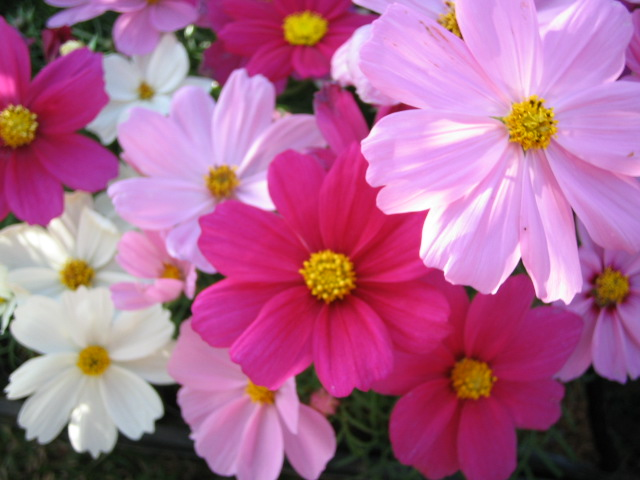
#> input picture training_imgs/flowers.jpg, 640 x 480 px
$ python '07_Computer Vision in Python.py'
#> lines starting #> are read from the running program, lines starting #| are printed output that depends on the picture; after the words box and inside, x2 and y2 are one past the last pixel; in counts of white or black regions, pixels touching at a corner belong together
# 1. Computer Vision
# 2. Images in Python
# 3. Computer Vision with Python - OpenCV vs Pillow
# 4. OpenCV - First Steps
import cv2
import matplotlib.pyplot as plt

# read an image
img = cv2.imread("training_imgs/flowers.jpg")
#> img is the input picture: shape (480, 640, 3); mean B, G, R 144.3, 103.5, 173.6

if img is None:
    print("Error: Could not read image.")
else:
    img_rgb = cv2.cvtColor(img, cv2.COLOR_BGR2RGB)

    plt.imshow(img_rgb)
    plt.axis('off')
    plt.show()

# Alternative 1 (only display; read has been done already):
import cv2

# Assume img is already read
cv2.imshow("image", img)
cv2.waitKey()  # waits until a key is pressed
cv2.destroyAllWindows()  # destroys the window displaying the image

# Alternative 2 (read and display):
from PIL import Image

# Read and display using PIL
im = Image.open("training_imgs/flowers.jpg")
im.show()

# Read and display using OpenCV
img = cv2.imread("training_imgs/flowers.jpg")

# Output the object type
print(type(img))
#| <class 'numpy.ndarray'>

# Output the data type
print(img.dtype)
#| uint8

# Output the array dimensions
print(img.shape)
#| (480, 640, 3)

# Display using OpenCV (Assuming img is already read)
cv2.imshow("image", img)
cv2.waitKey()  # waits until a key is pressed
cv2.destroyAllWindows()  # destroys the window displaying the image

# Read and display using PIL
im = Image.open("training_imgs/flowers.jpg")
im.show()

# Read using OpenCV
img = cv2.imread("training_imgs/flowers.jpg")

# Output the object type
print("Object type:", type(img))
#| Object type: <class 'numpy.ndarray'>

# Output the data type
print("Data type:", img.dtype)
#| Data type: uint8

# Output the array dimensions
print("Array dimensions:", img.shape)
#| Array dimensions: (480, 640, 3)

# Output the array size (number of elements in the array)
print("Array size:", img.size)
#| Array size: 921600

# Make a copy of the image
img_copy = img.copy()

# Save the copied image
cv2.imwrite("training_imgs/flowers_copy.jpg", img_copy)

# 5. Make Minor Changes to Images
import cv2
import matplotlib.pyplot as plt
from PIL import Image

# Display using OpenCV (Assuming img is already read)
cv2.imshow("image", img)
cv2.waitKey()  # waits until a key is pressed
cv2.destroyAllWindows()  # destroys the window displaying the image

# Read and display using PIL
im = Image.open("training_imgs/flowers.jpg")
im.show()

# Read using OpenCV
img = cv2.imread("training_imgs/flowers.jpg")

# Output the object type
print("Object type:", type(img))
#| Object type: <class 'numpy.ndarray'>

# Output the data type
print("Data type:", img.dtype)
#| Data type: uint8

# Output the array dimensions
print("Array dimensions:", img.shape)
#| Array dimensions: (480, 640, 3)

# Output the array size (number of elements in the array)
print("Array size:", img.size)
#| Array size: 921600

# Accessing individual pixels
# Output the color value of a pixel
pixel = img[0, 0]
#> pixel = [10, 18, 11]
print("Pixel at (0,0):", pixel)
#| Pixel at (0,0): [10 18 11]

# Take only one channel of a pixel
pixel_blue = img[50, 50, 0]
#> pixel_blue = 35
pixel_green = img[50, 50, 1]
#> pixel_green = 18
pixel_red = img[50, 50, 2]
#> pixel_red = 69
print("Pixel at (50,50) - Blue:", pixel_blue, "Green:", pixel_green, "Red:", pixel_red)
#| Pixel at (50,50) - Blue: 35 Green: 18 Red: 69

# Change the color value of a pixel
img_color = img.copy()
img_color[10, 10] = [255, 255, 255]
#> img_color: shape (480, 640, 3); under 0.01% of pixels changed, all inside (x1, y1, x2, y2) = (10, 10, 11, 11)

# Creating image sections
# Cut sections of an image
# Attention: the pixels of a section must be in the image.
# x from to, y from to (first height, then width)
img_part = img[200:300, 100:200]
plt.imshow(cv2.cvtColor(img_part, cv2.COLOR_BGR2RGB))
plt.title("Image Section")
plt.show()

# Changing image size
# Change an image size (number of pixels): smaller
img_resize_small = cv2.resize(img, (50, 50))
plt.imshow(cv2.cvtColor(img_resize_small, cv2.COLOR_BGR2RGB))
plt.title("Resized Image - Smaller")
plt.show()

# Change an image size (number of pixels): larger
img_resize_big = cv2.resize(img, (1000, 1000))
plt.imshow(cv2.cvtColor(img_resize_big, cv2.COLOR_BGR2RGB))
plt.title("Resized Image - Larger")
plt.show()

# Paint on the image: rectangle
img_to_draw_on_rectangle = img.copy()
cv2.rectangle(img_to_draw_on_rectangle,
              pt1=(370, 120),
              pt2=(450, 230),
              color=(0, 0, 255),
              thickness=5)
#> img_to_draw_on_rectangle: shape (480, 640, 3); 0.86% of pixels changed, all inside (x1, y1, x2, y2) = (367, 117, 454, 234)
plt.imshow(cv2.cvtColor(img_to_draw_on_rectangle, cv2.COLOR_BGR2RGB))
plt.title("Rectangle on Image")
plt.show()

# Paint on the image: circle
img_to_draw_on_circle = img.copy()
cv2.circle(img_to_draw_on_circle,
           center=(200, 100),
           radius=30,
           color=(0, 0, 0),
           thickness=10)
#> img_to_draw_on_circle: shape (480, 640, 3); 0.68% of pixels changed, all inside (x1, y1, x2, y2) = (165, 65, 236, 136)
plt.imshow(cv2.cvtColor(img_to_draw_on_circle, cv2.COLOR_BGR2RGB))
plt.title("Circle on Image")
plt.show()

# Write on the image
img_to_write_on = img.copy()
cv2.putText(img_to_write_on,
            text='I love python',
            org=(250, 200),
            fontFace=cv2.FONT_HERSHEY_DUPLEX,
            fontScale=1,
            color=(255, 255, 255),
            thickness=4,
            lineType=cv2.LINE_AA)
#> img_to_write_on: shape (480, 640, 3); 1.03% of pixels changed, all inside (x1, y1, x2, y2) = (251, 176, 459, 211)
plt.imshow(cv2.cvtColor(img_to_write_on, cv2.COLOR_BGR2RGB))
plt.title("Text on Image")
plt.show()

# 6. Colors in Images
# convert from BGR to RGB
img_BGR2RGB = cv2.cvtColor(img, cv2.COLOR_BGR2RGB)
plt.imshow(img_BGR2RGB)

# from RBG to black and white
img_grey = cv2.cvtColor(img, cv2.COLOR_BGR2GRAY)
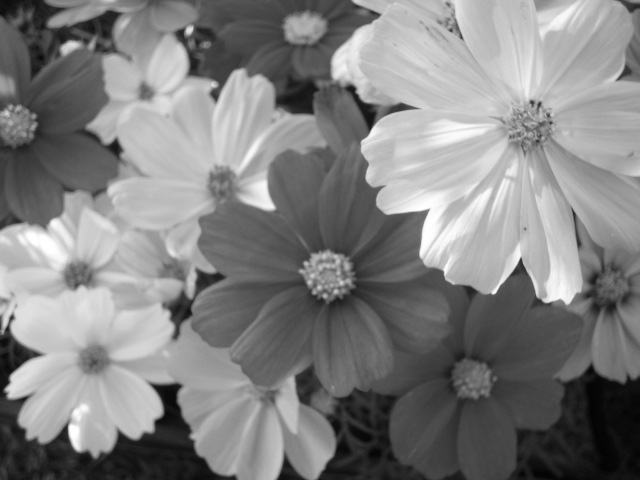
#> img_grey: shape (480, 640); min 2, max 255, mean 129.1
plt.imshow(img_grey, cmap = 'gray')

# 7. Changing Images
# Rotation
(h, w) = img.shape[:2]
#> h = 480; w = 640
center = (w / 2, h / 2)
#> center = (320, 240)
angle = 46
scale = 1.0
M = cv2.getRotationMatrix2D(center, angle, scale)
img_rotated = cv2.warpAffine(img, M, (w, h))
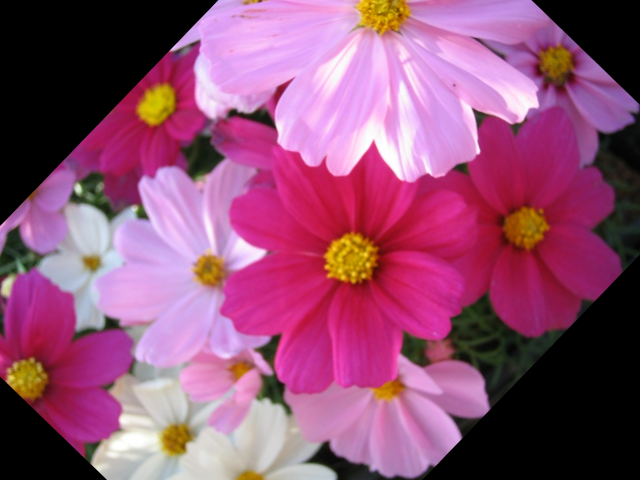
#> img_rotated: shape (480, 640, 3); mean B, G, R 115.5, 79.8, 144.5
plt.imshow(img_rotated)
plt.title('Rotated Image')
plt.show()
#> figure, not shown here; B, G, R data is drawn as R, G, B

# Reflection: horizontal
img_flip0 = cv2.flip(img, flipCode=0)
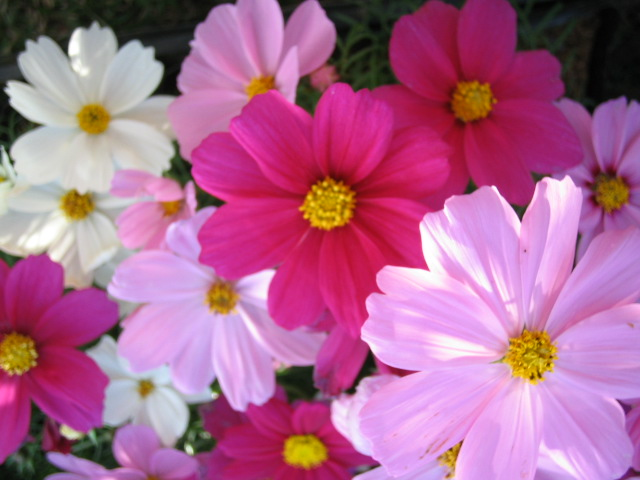
#> img_flip0: shape (480, 640, 3); mean B, G, R 144.3, 103.5, 173.6
plt.imshow(img_flip0)
plt.title('Horizontally Flipped Image')
plt.show()

# Reflection: vertical
img_flip1 = cv2.flip(img, flipCode=1)
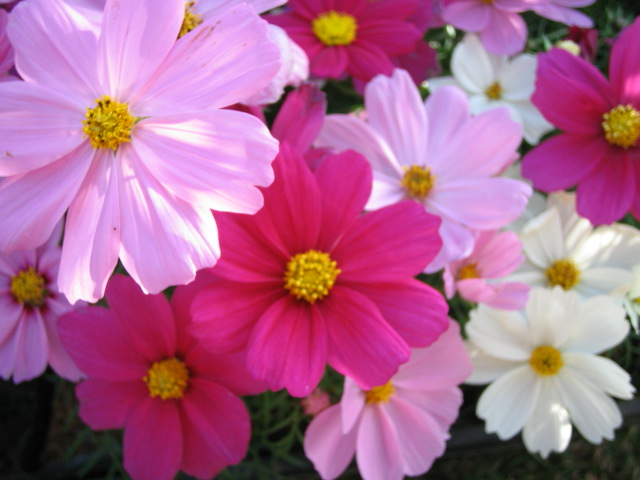
#> img_flip1: shape (480, 640, 3); mean B, G, R 144.3, 103.5, 173.6
plt.imshow(img_flip1)
plt.title('Vertically Flipped Image')
plt.show()

# Blurring: Kernel 7
kernel = 7
img_blurr7 = cv2.blur(img, ksize=(kernel, kernel))
plt.imshow(img_blurr7)
plt.title('Blurred Image with Kernel 7')
plt.show()

# Blurring: Kernel 11
kernel = 11
img_blurr11 = cv2.blur(img, ksize=(kernel, kernel))
plt.imshow(img_blurr11)
plt.title('Blurred Image with Kernel 11')
plt.show()

# Median Blurring
img_median_blur = cv2.medianBlur(img, ksize=7)
plt.imshow(img_median_blur)
plt.title('Median Blurred Image')
plt.show()

# Gaussian filtering
img_gaussian_blur = cv2.GaussianBlur(img, ksize=(7, 7), sigmaX=1.5)
plt.imshow(img_gaussian_blur)
plt.title('Gaussian Blurred Image')
plt.show()

# Bilateral Filtering
img_bilateral_filter = cv2.bilateralFilter(img, d=9, sigmaColor=75, sigmaSpace=75)
plt.imshow(img_bilateral_filter)
plt.title('Bilateral Filtered Image')
plt.show()

# Different kernels
# Erosion
kernel = cv2.getStructuringElement(cv2.MORPH_RECT, (5, 5))
img_eroded = cv2.erode(img, kernel, iterations=1)
plt.imshow(img_eroded)
plt.title('Eroded Image')
plt.show()

# Dilation
img_dilated = cv2.dilate(img, kernel, iterations=1)
plt.imshow(img_dilated)
plt.title('Dilated Image')
plt.show()


'''
Course: Machine Learning and Deep Learning with Python
SoSe 2024
LMU Munich, Department of Statistics
Exercise 7: Computer Vision Basics
'''

# pip install opencv-python
import numpy as np
import matplotlib
import matplotlib.pyplot as plt
import cv2
import pathlib

pathlib.Path('models').mkdir(parents=True, exist_ok=True)
pathlib.Path('plots').mkdir(parents=True, exist_ok=True)

###############################################################################
# If you obtain the error message:
# QObject::moveToThread: Current thread (0x31a16f0) is not the object's thread (0x2eaf780).
# Cannot move to target thread (0x31a16f0)
#
# qt.qpa.plugin: Could not load the Qt platform plugin "xcb" in "/home/feurerm/sync_dir/teaching/2023_SoSe_Python/miniconda/envs/lecturepython/lib/python3.11/site-packages/cv2/qt/plugins" even though it was found.
# This application failed to start because no Qt platform plugin could be initialized. Reinstalling the application may fix this problem.
#
# Please try one the following two alternative backends for displaying figures
# in Python:
# matplotlib.use("TKAgg")
# This require TKInter
# matplotlib.use("WebAgg")
# This requires the package `tornado`
#
###############################################################################

# %% ------------------------------------------------------------------------------------
# BLOCK 1: Reading and Displaying Images
# --------------------------------------
print('#' * 50)
print('########## Reading and Displaying Images ##########')
print('#' * 50)

# %% ------------------------------------------------------------------------------------
# EX01: Read the image 'data/flowers.jpg' using cv2.imread()
print('---------- EX-01 ----------')

img = cv2.imread('training_imgs/flowers.jpg')

# %% ------------------------------------------------------------------------------------
# EX02: Show the image in the console. To this end, use plt.imshow()
print('---------- EX-02 ----------')

plt.imshow(img)
plt.show()

# %% ------------------------------------------------------------------------------------
# EX03: How is the image represented in Python?
# Output the object type and the data type of the image
print('---------- EX-03 ----------')

img_type = type(img)
img_dtype = img.dtype

# It is a NumPy array with integers => we can use everything we learned in the NumPy lecture!

# %% ------------------------------------------------------------------------------------
# EX04: Output the image dimensions
print('---------- EX-04 ----------')

img_shape = img.shape
#> img_shape = (480, 640, 3)
print(img_shape)
#| (480, 640, 3)

# %% ------------------------------------------------------------------------------------
# EX05: Output the size of the image's array
print('---------- EX-05 ----------')

img_size = img.size
#> img_size = 921600
print(img_size)
#| 921600

# %% ------------------------------------------------------------------------------------
# EX06: Make a copy of the image
print('---------- EX-06 ----------')

img_copy = img.copy()
print(img_copy)
#> (printed output is left out)

# %% ------------------------------------------------------------------------------------
# BLOCK 2: Small Changes on Images
# --------------------------------
print('#' * 50)
print('########## Small Changes on Images ##########')
print('#' * 50)

# %% ------------------------------------------------------------------------------------
# EX01: Output the three color values of an arbitrary pixel
print('---------- EX-01 ----------')

pixel = img[50, 50]
#> pixel = [35, 18, 69]
print(pixel)
#| [35 18 69]

# %% ------------------------------------------------------------------------------------
# EX02: Output the blue value of the same pixel
# Note: cv2 shows BGR by default
print('---------- EX-02 ----------')

pixel_blue = img[50, 50, 0]
print(pixel_blue)
#| 35

# %% ------------------------------------------------------------------------------------
# EX03: Change the color values of an arbitrary pixel and output the new values
# You can view the modified image
# Make sure to not change the original image!
# Note: color values are whole numbers from 0 up to and including 255
# (8 bit = integer). (0,0,0) is black, (255, 255, 255) is white.
print('---------- EX-03 ----------')

img_color = img.copy()
img_color[100, 100] = [255, 255, 255]
#> img_color: shape (480, 640, 3); under 0.01% of pixels changed, all inside (x1, y1, x2, y2) = (100, 100, 101, 101)
img_color[100, 100]
plt.imshow(img_color)
plt.show()

# %% ------------------------------------------------------------------------------------
# EX04: Cut out part of the image and display the partition in the console
print('---------- EX-04 ----------')

part = img[273:333, 100:160]
plt.imshow(part)
plt.show()

# %% ------------------------------------------------------------------------------------
# EX05: Change the size (i.e., the number of pixels) of the image with cv2.resize()
# and display the resized image in the console
print('---------- EX-05 ----------')

resize = cv2.resize(img, (500, 500))
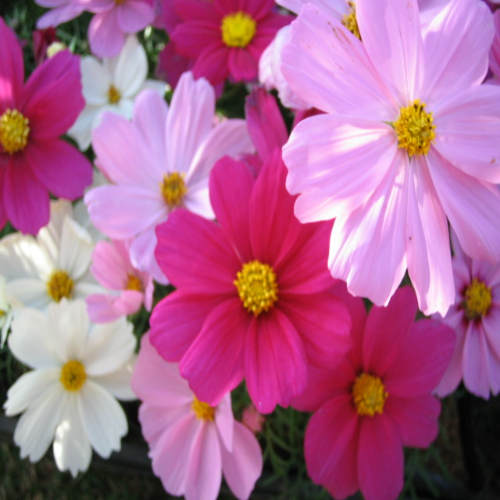
#> resize: shape (500, 500, 3); mean B, G, R 144.2, 103.4, 173.5
plt.imshow(resize)
plt.show()

# %% ------------------------------------------------------------------------------------
# EX06: Writing / Painting something on the image:
# Use cv2.rectangle() to draw a rectangle on the image in an arbitrary color.
# Note: The rectangle should march the image dimensions
# Make sure to not change the original image!
print('---------- EX-06 ----------')

img_to_draw_on = img.copy()
cv2.rectangle(img_to_draw_on,
              pt1=(370, 120),
              pt2=(450, 230),
              color=(255, 0, 0),
              thickness=5)
plt.imshow(img_to_draw_on)
plt.show()

# %% ------------------------------------------------------------------------------------
# EX07: Draw a circle on the image with cv2.circle().
# Note: The circle should match the image dimensions
print('---------- EX-07 ----------')

cv2.circle(img_to_draw_on,
           center=(200, 100),
           radius=30,
           color=(0, 255, 0),
           thickness=5)
plt.imshow(img_to_draw_on)
plt.show()

# %% ------------------------------------------------------------------------------------
# EX08: Write a text on the image with cv2.putText() in an arbitrary color.
print('---------- EX-08 ----------')

cv2.putText(img_to_draw_on,
            text='I love python',
            org=(50, 200),
            fontFace=cv2.FONT_HERSHEY_DUPLEX,
            fontScale=1,
            color=(0, 255, 255),
            thickness=4,
            lineType=cv2.LINE_AA)
plt.imshow(img_to_draw_on)
plt.show()

# %% ------------------------------------------------------------------------------------
# BLOCK 3: Color Spaces
# ---------------------
print('#' * 50)
print('########## Color Spaces ##########')
print('#' * 50)

# %% ------------------------------------------------------------------------------------
# EX01: Change the image from BGR to RGB and check the result
print('---------- EX-01 ----------')

img_rgb = cv2.cvtColor(img, cv2.COLOR_BGR2RGB)
plt.imshow(img_rgb)
plt.show()

# %% ------------------------------------------------------------------------------------
# EX02: Change the image to black and white and check the result
print('---------- EX-02 ----------')

img_gray = cv2.cvtColor(img, cv2.COLOR_BGR2GRAY)
plt.imshow(img_gray, cmap='gray')
plt.show()

# %% ------------------------------------------------------------------------------------
# BLOCK 4: Flipping, Rotating, and Blurring
# -----------------------------------------
print('#' * 50)
print('########## Flipping, Rotating, and Blurring ##########')
print('#' * 50)

# %% ------------------------------------------------------------------------------------
# EX01: # Rotate the image 46° counterclockwise and output the result
# Note: Helps for the functions can be found at:
#   https://docs.opencv.org/2.4/modules/imgproc/doc/geometric_transformations.html
#   https://docs.opencv.org/2.4/modules/core/doc/operations_on_arrays.html#
#   https://docs.opencv.org/2.4/modules/imgproc/doc/filtering.html?highlight=blur#
print('---------- EX-01 ----------')

(h, w) = img.shape[:2]
center = (h / 2, w / 2)
#> center = (240, 320)
angle = 46
scale = 1.0
M = cv2.getRotationMatrix2D(center, angle, scale)
rotated = cv2.warpAffine(img, M, (w, h))
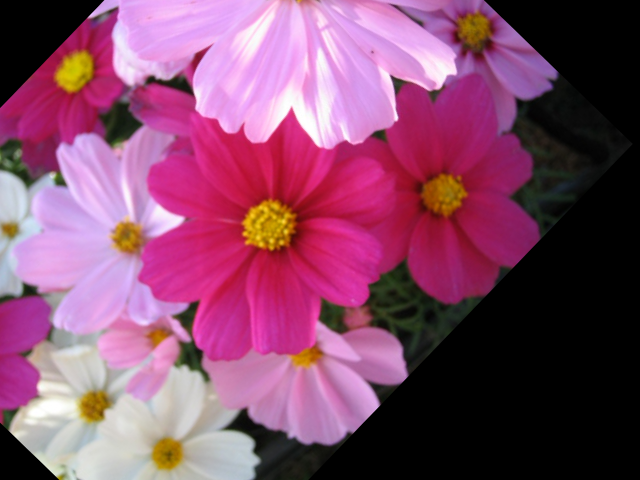
#> rotated: shape (480, 640, 3); mean B, G, R 105.6, 74.4, 132
plt.imshow(rotated)
plt.show()

# %% ------------------------------------------------------------------------------------
# EX02: Flip the image vertically with cv2.flip() and output the result
print('---------- EX-02 ----------')

flipped_img = cv2.flip(img, flipCode=1)
plt.imshow(flipped_img)
plt.show()

# %% ------------------------------------------------------------------------------------
# EX03: Flip the image horizontally with cv2.flip() and output the result
print('---------- EX-03 ----------')

flipped_img = cv2.flip(img, flipCode=0)
plt.imshow(flipped_img)
plt.show()

# %% ------------------------------------------------------------------------------------
# EX04: Use cv2.blur() to blur the image and output the result
# Try several kernel sizes.
print('---------- EX-04 ----------')

kernel = 7
img_blurred_7 = cv2.blur(img, ksize=(kernel, kernel))
plt.imshow(img_blurred_7)
plt.show()

kernel = 11
img_blurred_11 = cv2.blur(img, ksize=(kernel, kernel))
plt.imshow(img_blurred_11)
plt.show()

# %% ------------------------------------------------------------------------------------
# EX05: Blur the image by applying the functions:
# - cv2.GaussianBlur()
# - cv2.medianBlur()
# - cv2.bilateralFilter()
print('---------- EX-05 ----------')

img_gaus_blur = cv2.GaussianBlur(img, ksize=(7, 7), sigmaX=0)
plt.imshow(img_gaus_blur)
plt.show()
img_med_blur = cv2.medianBlur(img, 7)
plt.imshow(img_med_blur)
plt.show()
img_bil_filter = cv2.bilateralFilter(img, 7, sigmaSpace=75, sigmaColor=75)
plt.imshow(img_bil_filter)
plt.show()

# %% ------------------------------------------------------------------------------------
# EX06: Apply erosion kernels to the image with cv2.erode() and check the result.
# Try several kernels.
print('---------- EX-06 ----------')

kernel = np.ones((4, 4), np.uint8)
img_errosion = cv2.erode(img, kernel, iterations=3)
plt.imshow(img_errosion)
plt.show()

# %% ------------------------------------------------------------------------------------
# EX07: Apply dilation kernels to the image and and output the result.
# Try several kernels and cv2.dilate()
print('---------- EX-07 ----------')

kernel = np.ones((2, 2), np.uint8)
img_dilate = cv2.dilate(img, kernel, iterations=3)
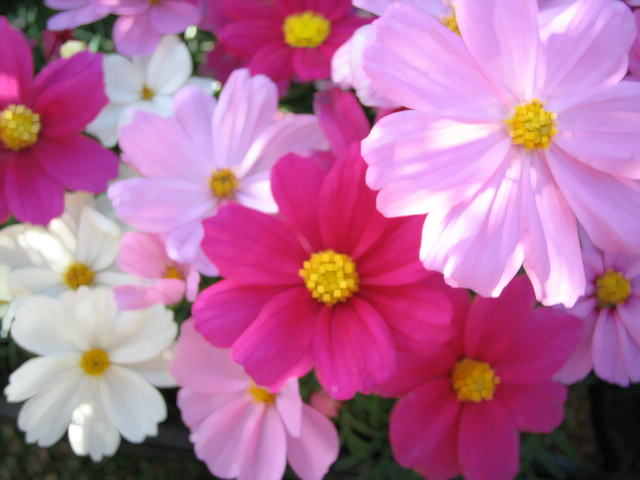
#> img_dilate: shape (480, 640, 3); mean B, G, R 154.9, 112.3, 182.3
plt.imshow(img_dilate)
plt.show()

# %% ------------------------------------------------------------------------------------
# EX08: Write a function that automatically augments images.
# The function should return the augmented image.
# The change method should be randomly selected for each function call.
print('---------- EX-08 ----------')


def get_aug_img(img):
    img_aug = [cv2.blur(img, ksize=(11, 11)),  # Plot the image with different kernel sizes
               cv2.GaussianBlur(img, ksize=(7, 7), sigmaX=0),  # Blur the image
               cv2.erode(img, (4, 4), iterations=3),  # Create erosion kernels
               cv2.dilate(img, np.ones((3, 3), np.uint8), iterations=3),  # Apply dilation
               cv2.cvtColor(img, cv2.COLOR_BGR2HSV),
               cv2.cvtColor(img, cv2.COLOR_BGR2HLS),
               cv2.flip(img, flipCode=1),
               cv2.warpAffine(img, cv2.getRotationMatrix2D((img.shape[:2][0] / 2, img.shape[:2][1] / 2), 80, 1),
                              (img.shape[:2][0], img.shape[:2][1]))]
    return img_aug[np.random.randint(8)]
#> returned value: shape (480, 640, 3); mean H, S, V 126, 118.3, 178.3


img = cv2.imread('training_imgs/flowers.jpg')
img_aug = get_aug_img(img)
plt.imshow(img_aug)
plt.show()

# %% ------------------------------------------------------------------------------------
# BLOCK 5: Saving Images
# ----------------------
print('#' * 50)
print('########## Saving Images ##########')
print('#' * 50)

# %% ------------------------------------------------------------------------------------
# EX01: Save one of the newly created images with cv2.imwrite() in the data folder.
# Help for this:
# https://docs.opencv.org/2.4/modules/highgui/doc/reading_and_writing_images_and_video.html#
print('---------- EX-01 ----------')

cv2.imwrite('data/img_aug.jpg', img_aug)
